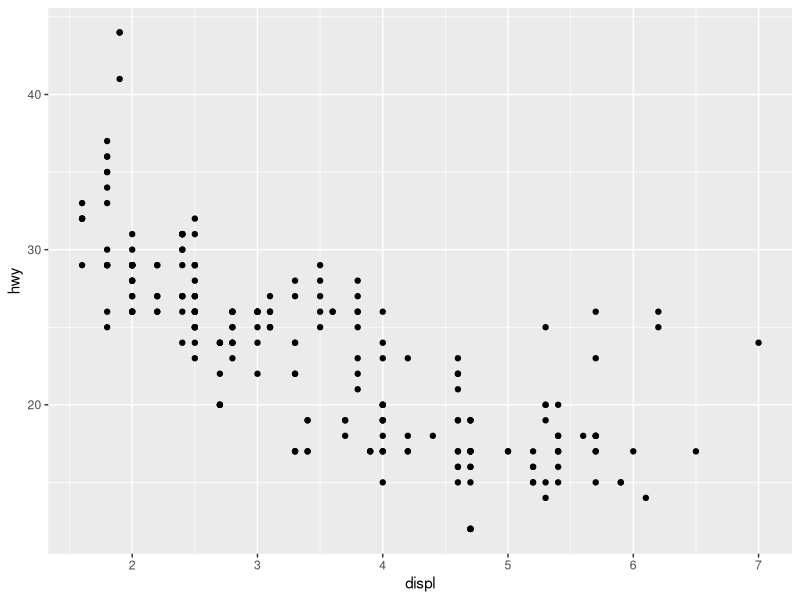
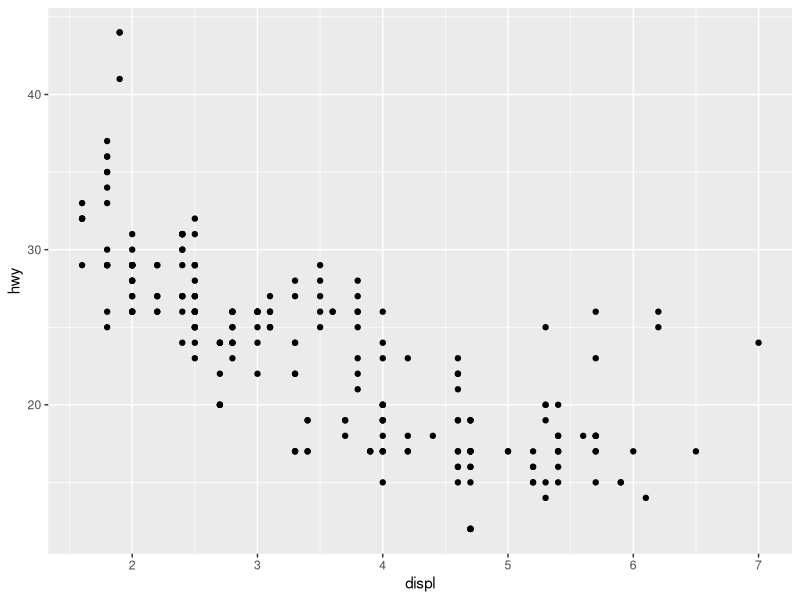
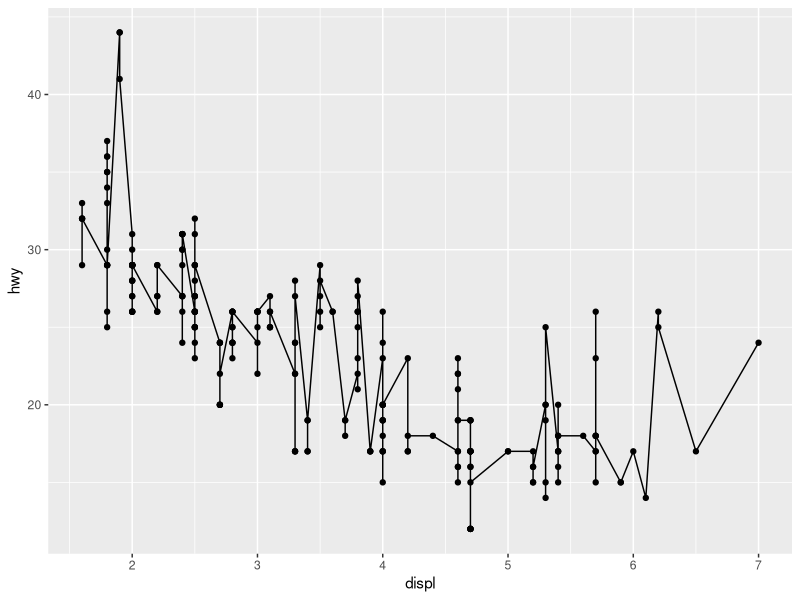
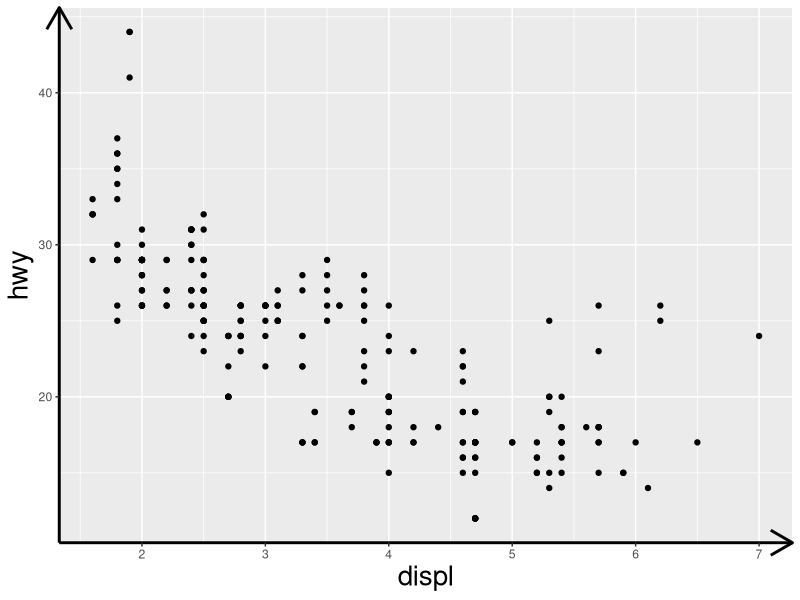
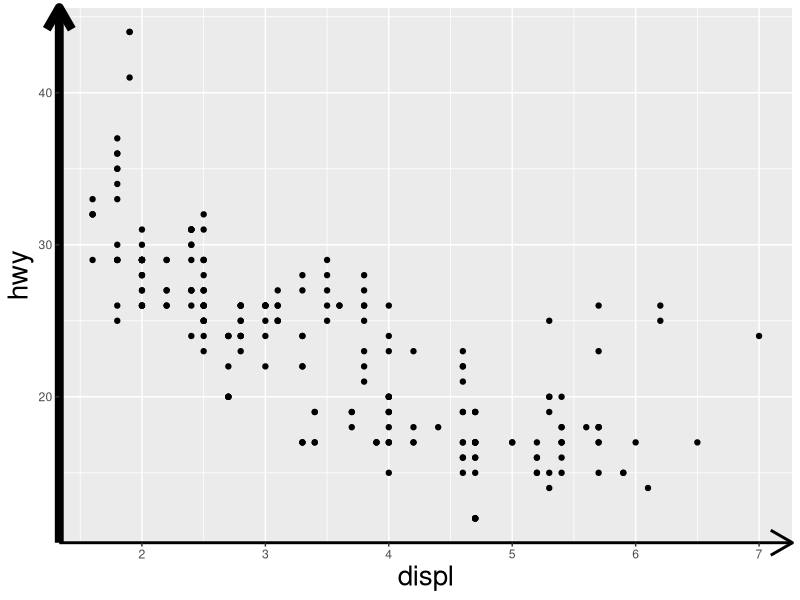
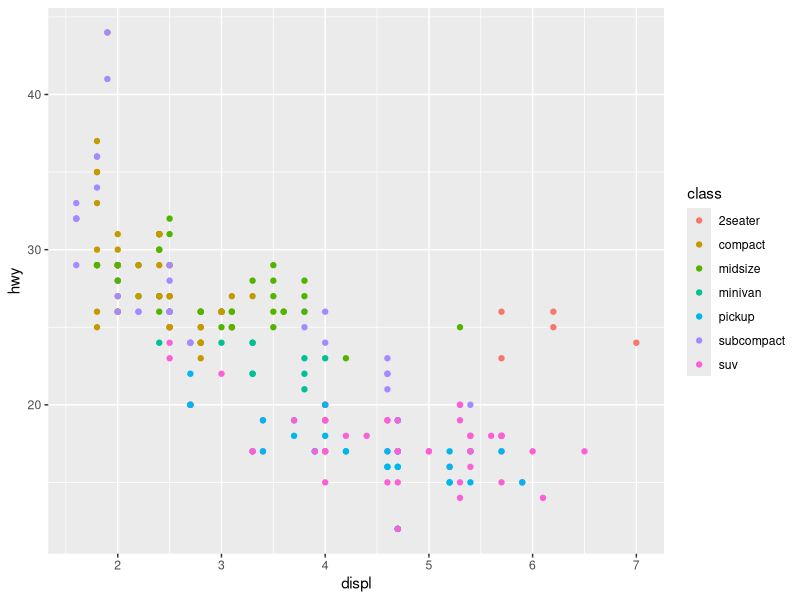
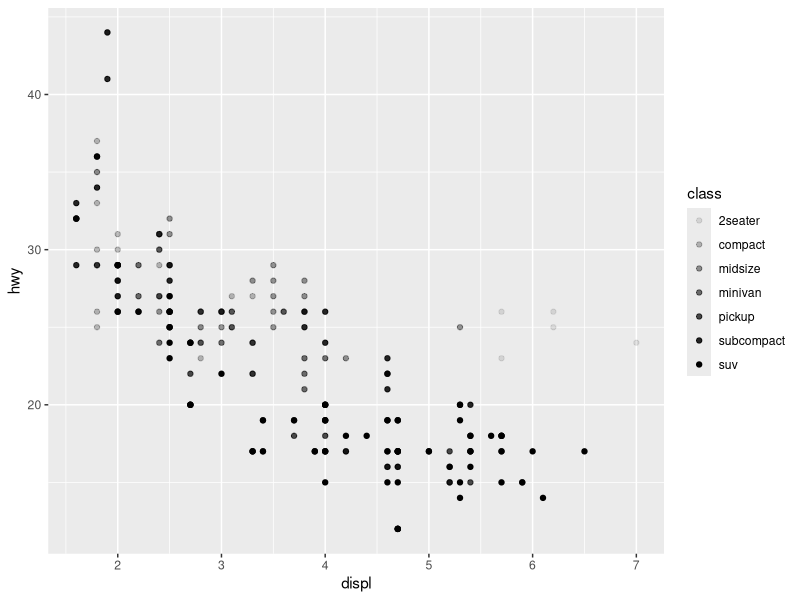
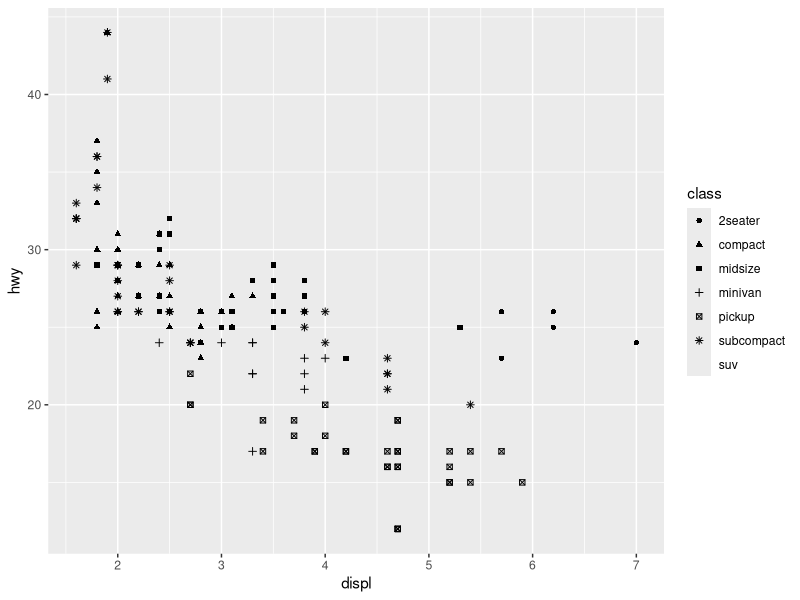

Reproduce these figures in R, in order. (Note: this script raises an error after producing the figures.)
#
# Author: Satyen Amonkar
# Purpose: Lab 6: 

install.packages('tidyverse')
library('tidyverse')
?mpg
str(mpg)

ggplot(data=mpg) + geom_point(mapping = aes(x=displ, y=hwy))

ggplot() + geom_point(data = mpg, mapping = aes(x=displ, y=hwy)) + geom_point() + geom_line()

#Not Recommended
ggplot(data = mpg, mapping = aes(x=displ,y=hwy))+geom_point(mapping = aes(x=displ,hwy)) + geom_line()

#NR
ggplot(mpg) + geom_point(aes(displ,hwy)) + theme(axis.title = element_text(size = 20), axis.line=element_line(size=1,arrow = arrow()))

ggplot(mpg) + geom_point(aes(displ,hwy)) + theme(axis.title = element_text(size = 20), axis.line=element_line(size=1,arrow = arrow()),
                                    axis.line.y=element_line(size=3,arrow=arrow()))

ggplot(mpg) + geom_point(aes(x=displ,y=hwy, color=class))

ggplot(mpg) + geom_point(aes(x=displ,y=hwy, alpha=class))

ggplot(mpg) + geom_point(aes(x=displ,y=hwy, shape=class))

ggplot(mpg) + geom_point(aes(x=displ,y=hwy, size=class))

#NR to keep all aesthetics in one aes
ggplot(mpg) + geom_point(aes(x=displ,y=hwy, shape=class,alpha=class,color=class))

#visual aesthetics can be moved out of aes
ggplot(mpg) + geom_point(aes(x=displ,y=hwy),color="red")

#incase of wrong no of paranthesis press esc to get out of command prompt
ggplot(mpg) + geom_point(aes(x=displ),color="white",y=1)

#color is considered as the first factor within aes. since 1 factor value corresponds to red color by default, red appears. Be careful of paranthesis are balanced
ggplot(mpg) + geom_point(aes(x=displ,y=hwy,color="blue"))

ggplot(mpg) + geom_smooth(aes(displ,hwy))

ggplot(mpg,aes(displ,hwy)) + geom_smooth() + geom_point()

ggplot(mpg,aes(displ,hwy)) + geom_smooth() + geom_point(aes(color=class))

ggplot(mpg) + geom_bar(aes(x=class))

?geom_bar #uses stat count by default, if have aggregated things then use stat identity

ggplot(mpg) + stat_count(aes(x=class))


ggplot(mpg) + stat_count(aes(x=class, fill=trans)) #never to do

ggplot(mpg) + stat_count(aes(x=class, fill=trans), position = "dodge")

ggplot(mpg) + stat_count(aes(x=class, fill=trans), position = position_dodge(preserve = "single")) #preserves values

## Mapping ##

f <- colorRampPalette(c("blue","yellow","red"))
f(7) #function

types <- unique(mpg$trans)

pal = f(length(types))

ggplot(mpg) + stat_count(aes(x=class,fill=trans))+scale_fill_manual(values=pal)

ggplot(mpg) + stat_count(aes(x=class,fill=trans))+scale_fill_brewer(palette = "Set3") #std palletes
ggplot(mpg) + stat_count(aes(x=class,fill=trans))+scale_fill_brewer(palette = "BuGn") #std palletes
# it drops pallet if no of color is less
ggplot(mpg) + stat_count(aes(x=class,fill=trans))+scale_fill_brewer(palette = pal)

install.packages("viridis") # good for different kind of color blindness and grey scale
library(viridis)

ggplot(mpg) + stat_count(aes(x=class,fill=trans))+scale_fill_viridis(discrete = TRUE) #std palletes
#It by default gives the number of colors required as it is a dicrete value

ggplot(mpg) + stat_count(aes(x=class,fill=trans))+scale_fill_viridis(discrete = TRUE, option = "magma")

ggplot(mpg) + geom_point(aes(displ,hwy,color=trans),size=4) +scale_color_viridis(option="magma", discrete = TRUE) # data is kinda curved

ggplot(mpg) + geom_point(aes(displ,hwy,color=trans),size=4) +scale_color_viridis(option="magma", discrete = TRUE) + scale_y_log10()# scale y axis

ggplot(mpg) + geom_point(aes(displ,hwy,color=trans),size=4) +scale_color_viridis(option="magma", discrete = TRUE) + scale_y_log10() + coord_flip() + ggtitle("Highway MPG x Displacement") + xlab("Displacement") + ylab("Highway MPG") # by default title is left justified

ggplot(mpg) + geom_point(aes(displ,hwy,color=trans),size=4) +scale_color_viridis(option="magma", discrete = TRUE) + scale_y_log10() + coord_flip() + ggtitle("Highway MPG x Displacement") + xlab("Displacement") + ylab("Highway MPG") + theme(plot.title = element_text(hjust = 0.7, face="bold", family = "serif", size=8)) 

ggplot(mpg) + 
  geom_point(aes(displ,hwy,color=trans),size=4) +
  scale_color_viridis(option="magma", discrete = TRUE) + scale_y_log10() + 
  coord_flip() + ggtitle("Highway MPG x Displacement") + xlab("Displacement") + ylab("Highway MPG") + 
  theme(plot.title = element_text(hjust = 0.5, face="bold", family = "serif", size=8),legend.position = "none") + facet_wrap(.~trans) #facet wrap takes data and wraps wrt axis

ggplot(mpg) + 
  geom_point(aes(displ,hwy,color=trans),size=4) +
  scale_color_viridis(option="magma", discrete = TRUE) + scale_y_log10() + 
  coord_flip() + ggtitle("Highway MPG x Displacement") + xlab("Displacement") + ylab("Highway MPG") + 
  theme(plot.title = element_text(hjust = 0.5, face="bold", family = "serif", size=8),legend.position = "none") + facet_grid(cyl~trans) #facet wrap takes data and wraps wrt axis

g <- ggplot(mpg) + 
  geom_point(aes(displ,hwy,color=trans),size=4) +
  scale_color_viridis(option="magma", discrete = TRUE) + scale_y_log10() + 
  coord_flip() + ggtitle("Highway MPG x Displacement") + xlab("Displacement") + ylab("Highway MPG") + 
  theme(plot.title = element_text(hjust = 0.5, face="bold", family = "serif", size=8),legend.position = "none") + facet_grid(cyl~trans) #facet wrap takes data and wraps wrt axis

g

ggsave("h:/Desktop/IST 719/Lab 5/mpg_class.pdf",g,width=8,height=6)
